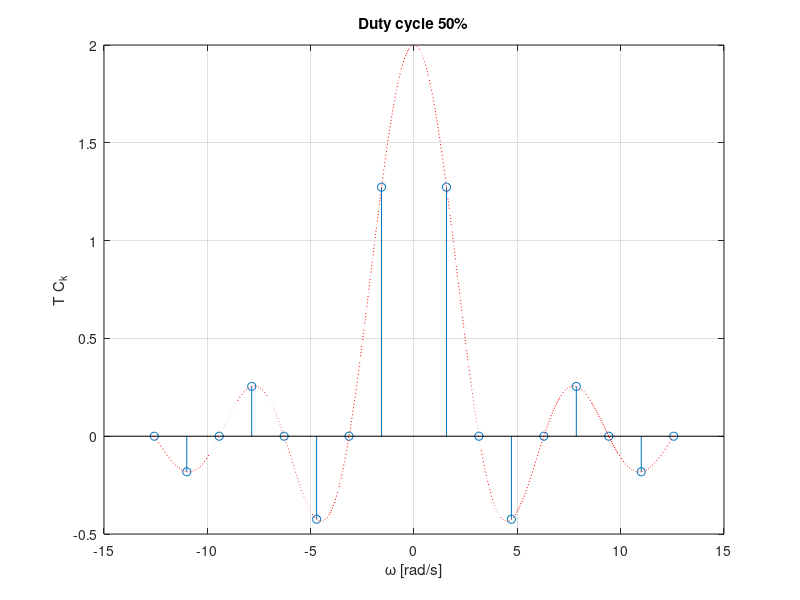
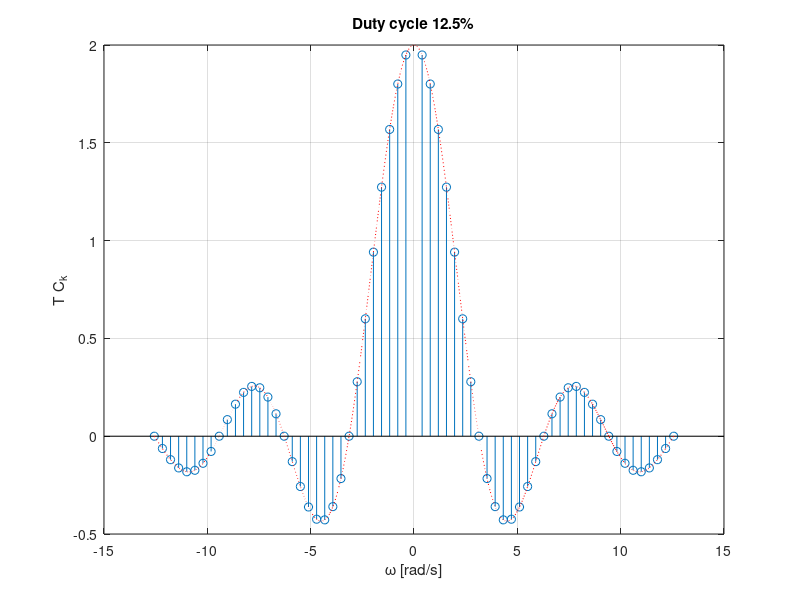

These figures' MATLAB source, in order:
%% Explore spectra of rectangular pulse as a function of duty cycle 
%
% Prepared for EG-247 by 
% C.P. Jobling
%% Duty cicle 50%
eta = 1/2;
t0 = 1;
T = 2*t0/eta;
%%
figure
k = -8:8;
stem(k.*(2*pi/T),(2*t0*sin(k.*(2*pi*t0/T))./(k.*(2*pi*t0/T))))
%% 
% Add envelope
hold on
omega_0 = 2*pi/T;
omega = linspace(-8*omega_0,8*omega_0,1000);
envelope = 2*t0*sin(omega.*t0)./(omega.*t0);
plot(omega,envelope,'r:')
grid
title('Duty cycle 50%')
xlabel('\omega [rad/s]')
ylabel('T C_k')
hold off
%% Duty cicle 12.5%
eta = 1/8;
t0 = 1;
T = 2*t0/eta;
%% 
figure
k = -32:32;
stem(k.*(2*pi/T),(2*t0*sin(k.*(2*pi*t0/T))./(k.*(2*pi*t0/T))))
%% 
% Add envelope
hold on
omega_0 = 2*pi/T;
omega = linspace(-32*omega_0,32*omega_0,1000);
envelope = 2*t0*sin(omega.*t0)./(omega.*t0);
plot(omega,envelope,'r:')
grid
title('Duty cycle 12.5%')
xlabel('\omega [rad/s]')
ylabel('T C_k')
hold off